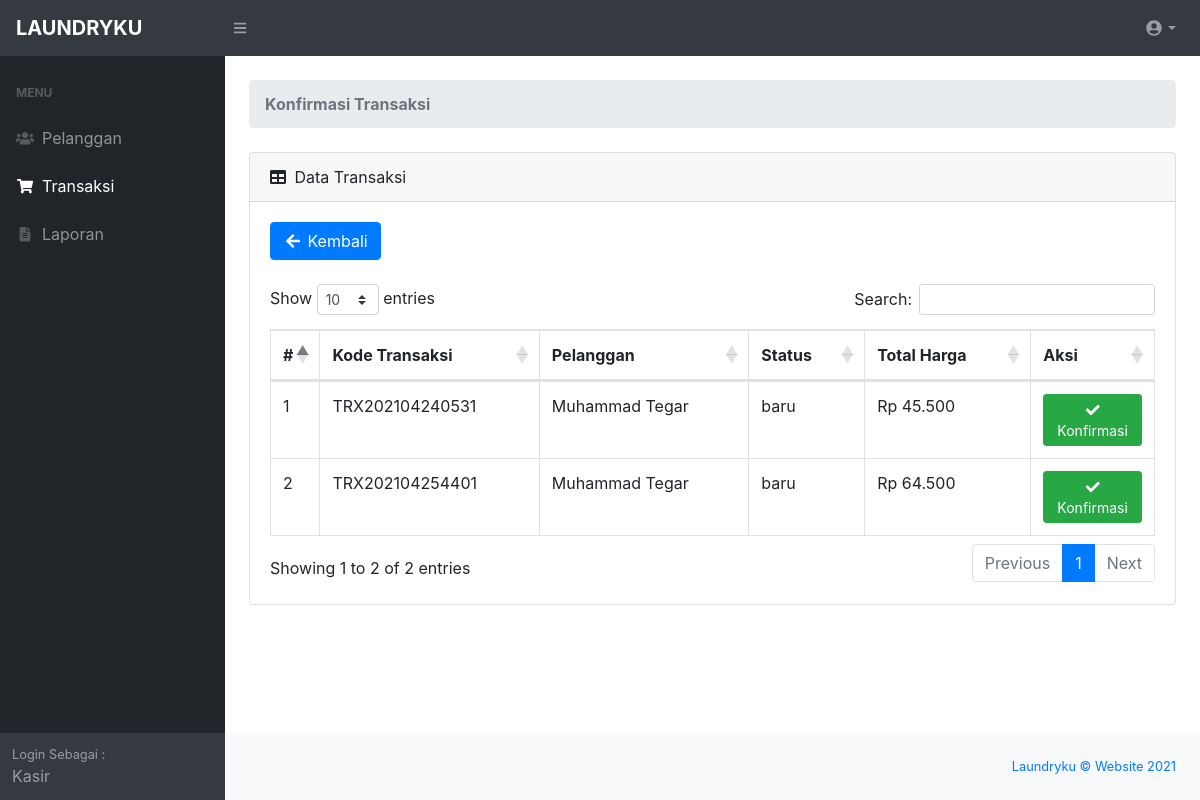
Page /kasir/transaksi_konfirmasi.php (signed in) on the committed database.
### tables this page shows
CREATE TABLE `tb_transaksi` (
  `id_transaksi` int(11) NOT NULL,
  `id_outlet` int(11) NOT NULL,
  `kode_transaksi` varchar(100) NOT NULL,
  `id_member` int(11) NOT NULL,
  `tgl_transaksi` datetime NOT NULL,
  `batas_waktu` datetime NOT NULL,
  `tgl_bayar` datetime NOT NULL,
  `biaya_tambahan` int(225) NOT NULL,
  `diskon` double NOT NULL,
  `pajak` int(11) NOT NULL,
  `status` enum('baru','proses','selesai','diambil') NOT NULL,
  `status_bayar` enum('dibayar','belum') NOT NULL,
  `id_user` int(11) NOT NULL
);

CREATE TABLE `tb_member` (
  `id_member` int(11) NOT NULL,
  `nama_member` varchar(100) NOT NULL,
  `alamat_member` text NOT NULL,
  `jenis_kelamin` enum('L','P') NOT NULL,
  `telp_member` varchar(15) NOT NULL,
  `no_ktp` varchar(30) NOT NULL
);

CREATE TABLE `tb_detail_transaksi` (
  `id_detail_transaksi` int(11) NOT NULL,
  `id_transaksi` int(11) NOT NULL,
  `id_paket` int(11) NOT NULL,
  `qty` double NOT NULL,
  `total_harga` int(35) NOT NULL,
  `total_bayar` int(35) NOT NULL
);

### kasir/functions.php (called while the page is built, shortened)
<?php
function ambildata($conn,$query){
    $data = mysqli_query($conn,$query);
    if (mysqli_num_rows($data) > 0) {
        while($row = mysqli_fetch_assoc($data)){
        $hasil[] = $row;
    }
    return $hasil;
    }
}
function rupiah($angka){
	$hasil_rupiah = "Rp " . number_format($angka,0,',','.');
	return $hasil_rupiah;
}
?>

### kasir/transaksi_konfirmasi.php (the view, shortened to what this page needs)
<?php
require 'functions.php';
require 'layout_header.php';
$query = "SELECT tb_transaksi.*,tb_member.nama_member , tb_detail_transaksi.total_harga FROM tb_transaksi
    INNER JOIN tb_member ON tb_member.id_member = tb_transaksi.id_member
    INNER JOIN tb_detail_transaksi ON tb_detail_transaksi.id_transaksi = tb_transaksi.id_transaksi
    WHERE tb_transaksi.status_bayar='belum'";
$data = ambildata($conn, $query);
?>
<div id="layoutSidenav_content">
    <main>
        <div class="container-fluid">
            <ol class="breadcrumb mb-4">
                <li class="breadcrumb-item active"><b>Konfirmasi Transaksi</b></li>
            </ol>
            <div class="card mb-4">
                <div class="card-header">
                    <i class="fas fa-table mr-1"></i>
                    Data Transaksi
                </div>
                <div class="card-body">
                    <div class="col-m-6">
                        <a href="index_transaksi.php" onclick="window.history.back();"
                            class="btn btn-primary box-title"><i class="fa fa-arrow-left fa-fw"></i> Kembali</a>
                    </div>
                    <br>
                    <div class="table-responsive">
                        <table class="table table-bordered" id="dataTable" width="100%" cellspacing="0">
                            <thead>
                                <tr>
                                    <th width="4%">#</th>
                                    <th>Kode Transaksi</th>
                                    <th>Pelanggan</th>
                                    <th>Status</th>
                                    <th>Total Harga</th>
                                    <th width="14%">Aksi</th>
                                </tr>
                            </thead>
                            <tbody>
                                <?php error_reporting(0);
                                    $no = 1;
                                    foreach ($data as $transaksi) : ?>
                                <tr>
                                    <td><?= $no++ ?></td>
                                    <td><?= $transaksi['kode_transaksi'] ?></td>
                                    <td><?= $transaksi['nama_member'] ?></td>
                                    <td><?= $transaksi['status'] ?></td>
                                    <td><?= rupiah($transaksi['total_harga']) ?></td>
                                    <td align="center">
                                        <a href="transaksi_bayar.php?id=<?= $transaksi['id_transaksi']; ?>">
                                            <button type="button" class="btn btn-success btn-sm">
                                                <i class="fa fa-check fa-fw"></i> Konfirmasi
                                            </button>
                                        </a>
                                    </td>
                                </tr>
                                <?php endforeach; ?>
                            </tbody>
                        </table>
                    </div>
                </div>
            </div>
        </div>
    </main>
    <?php
require 'layout_footer.php';
?>

### rows in the picture
tb_transaksi: kode_transaksi "TRX202104240531", id_member.nama_member "Muhammad Tegar", status "baru", tb_detail_transaksi.total_harga "Rp 45.500"
tb_transaksi: kode_transaksi "TRX202104254401", id_member.nama_member "Muhammad Tegar", status "baru", tb_detail_transaksi.total_harga "Rp 64.500"
